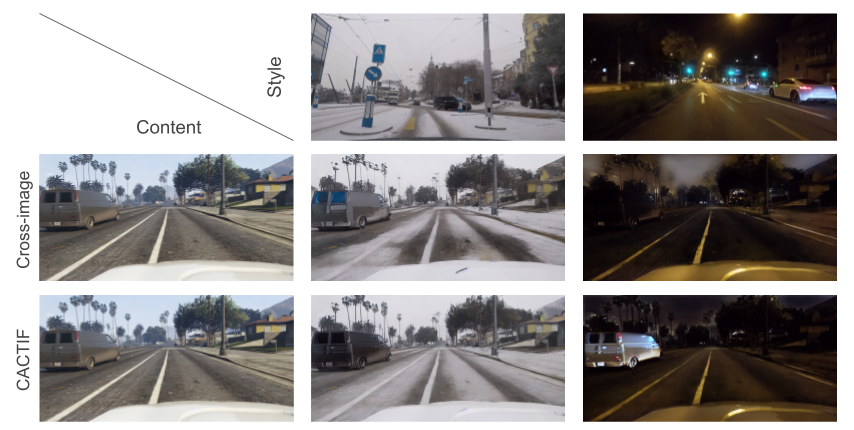
#> input picture resources/content_style_2605.png, 854 x 430 px
$ python -i image_utils.py   (imports and definitions only)
#> lines starting #> are read from the running program, lines starting #| are printed output that depends on the picture
from pathlib import Path
from typing import Optional, Tuple

import numpy as np
from PIL import Image

from ..config import RunConfig


# [47 lines left out: functions open_style_labels, load_images, not called in this run]


def load_size(image_path, size: int = 512):
    """
    Loads and resizes an image while preserving a 2:1 aspect ratio (width:height).

    Args:
        image_path: File path to the image or a PIL Image object.
        size: Target height (width will be 2x height to maintain 2:1 aspect).

    Returns:
        Resized image as a NumPy array (if provided Path) or a PIL Image (if provided PIL Image).
    """
#> called with image_path = '../resources/content_style_2605.png', size = 512
    input_is_image = False

    # Load image if path is provided
    if isinstance(image_path, (str, Path)):
        image = Image.open(str(image_path)).convert('RGB')
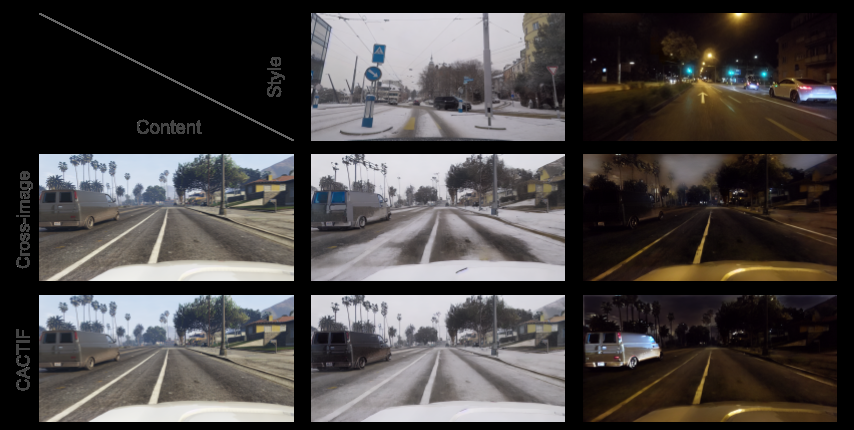
#> image: PIL image 854x430 RGB; mean R, G, B 73.1, 69.3, 68.3
        width, height = image.size
#> width = 854; height = 430
        image = np.array(image)
    else:
        image = image_path
        width, height = image.size
        input_is_image = True

    # Maintain 2:1 width:height aspect ratio
    aspect = width / float(height)
#> aspect = 1.99
    ideal_width = size * 2
    ideal_height = size
    ideal_aspect = ideal_width / float(ideal_height)

    if aspect > ideal_aspect:
        # Crop left and right to match desired aspect
        new_width = int(ideal_aspect * height)
        offset = (width - new_width) / 2
        crop_box = (offset, 0, width - offset, height)
    else:
        # Crop top and bottom
        new_height = int(width / ideal_aspect)
#> new_height = 427
        offset = (height - new_height) / 2
#> offset = 1.5
        crop_box = (0, offset, width, height - offset)
#> crop_box = (0, 1.5, 854, 428.5)

    # Convert array back to image if necessary
    if not input_is_image:
        image = Image.fromarray(image)

    image = image.crop(crop_box)
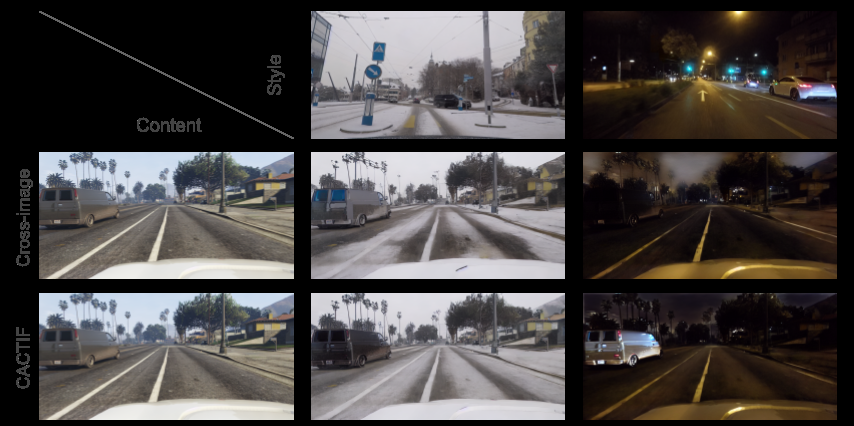
#> image: PIL image 854x426 RGB; mean R, G, B 73.8, 69.9, 69
    image = image.resize((ideal_width, ideal_height))
#> image: PIL image 1024x512 RGB

    # Return image as array again if it was originally loaded from path
    if not input_is_image:
        image = np.array(image)

    return image

>>> result = load_size('../resources/content_style_2605.png')
